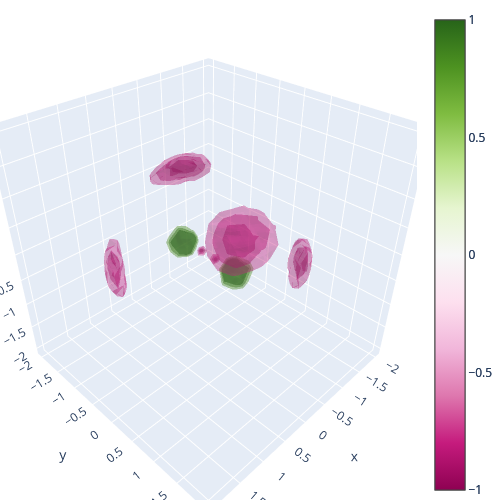

The cell this chart's notebook holds for it:
### Markdown cell above
Plot the signal in real space.

### Code cell
X, Y, Z = np.meshgrid(samplePointsLinear, samplePointsLinear, samplePointsLinear, indexing='ij')
layout = go.Layout(width=500, height=500,
                   margin=dict(l=0, r=0, t=10, b=0),)

traceVolumePositive = go.Volume(
    x=X.flatten(),
    y=Y.flatten(),
    z=Z.flatten(),
    value=signalOnGrid.flatten(),
    isomin=.75,
    isomax=1.0,
    opacity=0.25,
    surface_count=3,
    caps= dict(x_show=False, y_show=False, z_show=False),
    cmin=-1,
    cmax=1,
    )

traceVolumeNegative = go.Volume(
    x=X.flatten(),
    y=Y.flatten(),
    z=Z.flatten(),
    value=signalOnGrid.flatten(),
    isomin=-1.0,
    isomax=-.75,
    opacity=0.25,
    surface_count=3,
    caps= dict(x_show=False, y_show=False, z_show=False),
    cmin=-1,
    cmax=1,
    )

fig = go.Figure(data=[traceVolumePositive, traceVolumeNegative], layout=layout)
fig.show()

### Figure 1 — Plotly figure (JSON) as saved in the notebook; plotly's stock layout.template omitted (floating-point values rounded to 4 significant figures; data arrays with more than 128 entries replaced by an {"elided": "..."} marker saying what was removed)
{"data": [{"caps": {"x": {"show": false}, "y": {"show": false}, "z": {"show": false}}, "cmax": 1, "cmin": -1, "isomax": 1, "isomin": 0.75, "opacity": 0.25, "surface": {"count": 3}, "type": "volume", "value": {"elided": "15625 float values"}, "x": {"elided": "15625 float values"}, "y": {"elided": "15625 float values"}, "z": {"elided": "15625 float values"}}, {"caps": {"x": {"show": false}, "y": {"show": false}, "z": {"show": false}}, "cmax": 1, "cmin": -1, "isomax": -0.75, "isomin": -1, "opacity": 0.25, "surface": {"count": 3}, "type": "volume", "value": {"elided": "15625 float values"}, "x": {"elided": "15625 float values"}, "y": {"elided": "15625 float values"}, "z": {"elided": "15625 float values"}}], "layout": {"height": 500, "margin": {"b": 0, "l": 0, "r": 0, "t": 10}, "width": 500}}
